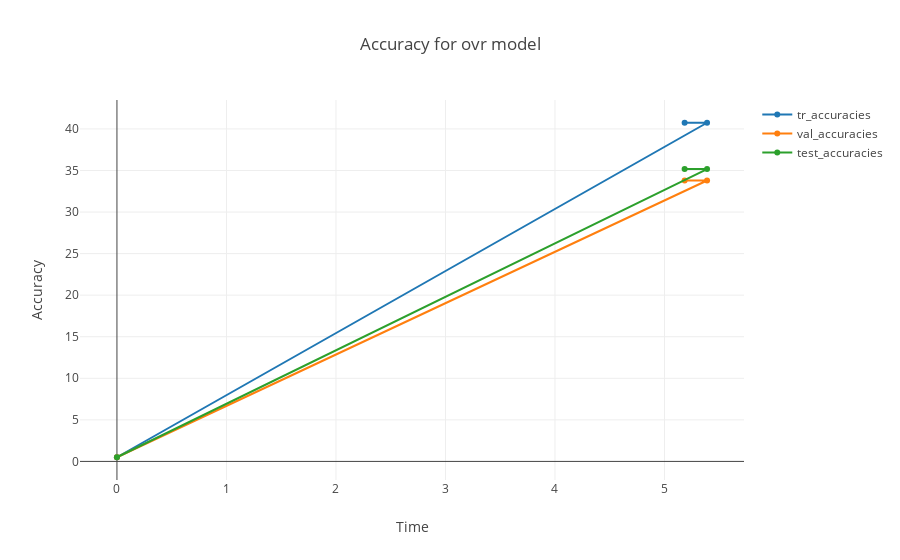

The notebook cell this image was saved under:
### Code cell
# Turn down for faster run time
n_samples = 10000

penalty = 'l1'

train_samples, n_features = X_train.shape
n_classes = np.unique(Y).shape[0]

t0 = time.clock()

print('Dataset 2CN, train_samples=%i, n_features=%i, n_classes=%i'
      % (train_samples, n_features, n_classes))

models = {'ovr': {'name': 'One versus Rest', 'iters': [1, 3, 7, 11, 13, 15]},
          'multinomial': {'name': 'Multinomial', 'iters': [1, 3, 7, 11, 13, 15]}}

# Solver which handles multiclass and l1 penalty
solver = 'newton-cg'

if penalty == 'l1':
    print('Using l1 regression')
    models = {'ovr': {'name': 'One versus Rest', 'iters': [1, 3]}}
    solver = 'liblinear'
    
for model in models:
    # Add initial chance-level values for plotting purpose
    test_accuracies = [1 / n_classes]
    tr_accuracies = [1/n_classes]
    val_accuracies = [1/n_classes]
    times = [0]
    densities = [1]

    model_params = models[model]

    # Small number of epochs for fast runtime
    for this_max_iter in model_params['iters']:
        print('[model=%s, solver=%s] Number of epochs: %s' %
              (model_params['name'], solver, this_max_iter))
        #lr = LogisticRegression(solver=solver,multi_class=model,C=1,penalty=penalty,fit_intercept=True, max_iter=this_max_iter, random_state=42)
        max_depth = 30
        lr = MultiOutputRegressor(RandomForestRegressor(max_depth=max_depth,
                                                          random_state=0))
        t1 = time.clock()
        lr.fit(X_train, y_train)
        train_time = time.clock() - t1

        y_pred = lr.predict(X_test)
        accuracy = np.sum(y_pred == y_test) / y_test.shape[0]
        #density = np.mean(lr.get_params(deep=True) != 0, axis=1) * 100
        tr_accuracy = np.sum(y_train == lr.predict(X_train)) / y_train.shape[0]
        val_accuracy = np.sum(y_val == lr.predict(X_val)) / y_val.shape[0]
        
        test_accuracies.append(accuracy)
        #densities.append(density)
        tr_accuracies.append(tr_accuracy)
        val_accuracies.append(val_accuracy)
        times.append(train_time)
    models[model]['times'] = times
    #models[model]['densities'] = densities
    models[model]['test_accuracies'] = test_accuracies
    models[model]['tr_accuracies'] = tr_accuracies
    models[model]['val_accuracies'] = val_accuracies
    
    print('Test accuracy for model %s: %.4f' % (model, test_accuracies[-1]))
    print('Train accuracy for model %s: %.4f' % (model, tr_accuracies[-1]))
    print('Validation accuracy for model %s: %.4f' % (model, val_accuracies[-1]))
    #print('%% non-zero coefficients for model %s, '
    #     'per class:\n %s' % (model, densities[-1]))
    print('Run time (%i epochs) for model %s:'
          '%.2f' % (model_params['iters'][-1], model, times[-1]))

fig = plt.figure()
ax = fig.add_subplot(111)

for model in models:
    data = []
    for accuracy in ['tr_accuracies', 'val_accuracies','test_accuracies']:
        
        trace = go.Scatter(
                            x = models[model]['times'],
                            y = models[model][accuracy],
                            name = accuracy
                        )

        data.append(trace)
    layout = go.Layout(
        title = 'Accuracy for {0} model'.format(model),
        xaxis = dict(title = 'Time'),
        yaxis = dict(title = 'Accuracy'),
    )

    fig = go.Figure(data=data, layout=layout)
    iplot(fig)
        
run_time = time.clock() - t0
print('Example run in %.3f s' % run_time)

### Figure 1 — Plotly figure (JSON) as saved in the notebook; plotly's stock layout.template omitted (floating-point values rounded to 4 significant figures)
{"data": [{"name": "tr_accuracies", "type": "scatter", "x": [0, 5.389, 5.184], "y": [0.5, 40.75, 40.75]}, {"name": "val_accuracies", "type": "scatter", "x": [0, 5.389, 5.184], "y": [0.5, 33.8, 33.8]}, {"name": "test_accuracies", "type": "scatter", "x": [0, 5.389, 5.184], "y": [0.5, 35.17, 35.17]}], "layout": {"title": "Accuracy for ovr model", "xaxis": {"title": "Time"}, "yaxis": {"title": "Accuracy"}}}
